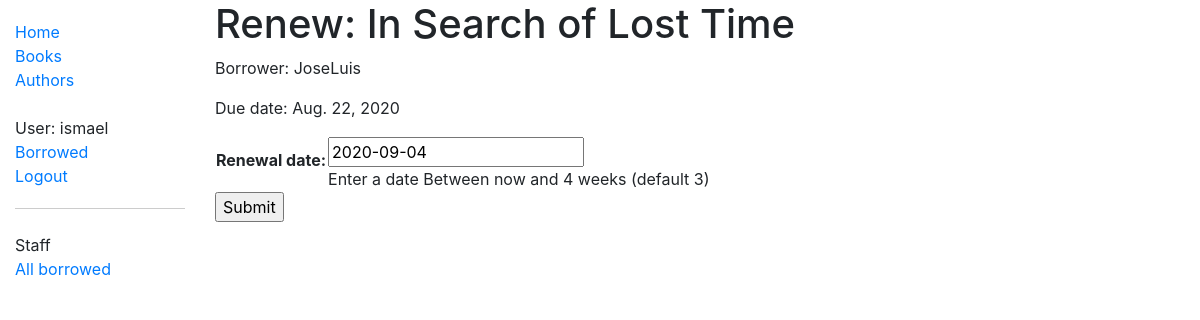
Page /catalog/book/db13694e-2292-4c88-b55b-200c5551c44e/renew/ (signed in) on the committed database.
### catalog/models.py (models this page shows, shortened)
class BookInstance(models.Model):
    id = models.UUIDField(primary_key=True, default=uuid.uuid4,
                          help_text='Unique ID for this particular instance of the book')
    book = models.ForeignKey('Book', on_delete=models.SET_NULL, null=True)
    imprint = models.CharField(max_length=200)
    due_back = models.DateField(null=True, blank=True)
    LOAN_STATUS = (
        ('m', 'Maintenance'),
        ('o', 'On loan'),
        ('a', 'Available'),
        ('r', 'Reserved'),
    )
    status = models.CharField(max_length=1, choices=LOAN_STATUS,
                              blank=True, default='m', help_text='Book availability')
    borrower = models.ForeignKey(
        User, on_delete=models.SET_NULL, null=True, blank=True)
    @property
    def is_overdue(self):
        if self.due_back and date.today() > self.due_back:
            return True
        return False
    class Meta:
        ordering = ['due_back']
        permissions = (
            ("can_mark_returned", "Set book as returned"),
        )

class Book(models.Model):
    title = models.CharField(max_length=200)
    author = models.ForeignKey('Author', on_delete=models.SET_NULL, null=True)
    summary = models.TextField(
        max_length=1000, help_text='Enter a brief description of the book')
    isbn = models.CharField(
        'ISBN', max_length=13, help_text='13 Character <a href="https://www.isbn-international.org/content/what-isbn">ISBN number</a>')
    language = models.ForeignKey(
        'Language', on_delete=models.SET_NULL, null=True)
    genre = models.ManyToManyField(
        Genre, help_text='Select a genre for this book')
    def display_genre(self):
        return ', '.join(genre.name for genre in self.genre.all()[:3])
    display_genre.short_description = 'Genre'

### catalog/views.py (the view)
# urls.py: path('book/<uuid:pk>/renew/', views.renew_book_librarian,
@login_required
@permission_required('catalog.can_mark_returned', raise_exception=True)
def renew_book_librarian(request, pk):
    book_instance = get_object_or_404(BookInstance, pk=pk)
    if request.method == 'POST':
        form = RenewBookForm(request.POST)
        if form.is_valid():
            book_instance.due_back = form.cleaned_data['renewal_date']
            book_instance.save()
            return HttpResponseRedirect(reverse('all-borrowed'))
    else:
        proposed_renewal_date = datetime.date.today() + datetime.timedelta(weeks=3)
        form = RenewBookForm(initial={'renewal_date': proposed_renewal_date})
    context = {
        'form': form,
        'book_instance': book_instance,
    }
    return render(request, 'catalog/book_renew_librarian.html', context)

### catalog/forms.py (shortened to what this page needs)
class RenewBookForm(forms.Form):
    renewal_date = forms.DateField(
        help_text="Enter a date Between now and 4 weeks (default 3)", required=True)

### catalog/templates/catalog/book_renew_librarian.html (shortened to what this page needs)
{% extends 'base_generic.html' %}
{% block content %}
<h1>Renew: {{book_instance.book.title}}</h1>
<p>Borrower: {{book_instance.borrower}}</p>
<p {%if book_instance.is_overdue %} class="text-danger" {% endif %}>Due date: {{book_instance.due_back}}</p>
<form action="" method="post">
    <table>
        {{form.as_table}}
    </table>
    <input type="submit" value="Submit">
</form>
{% endblock content %}

### catalog/templates/base_generic.html (shortened to what this page needs)
<!DOCTYPE html>
<html lang="en">
<head>
  <link rel="stylesheet" href="https://stackpath.bootstrapcdn.com/bootstrap/4.1.3/css/bootstrap.min.css"
 />
  {% load static %}
  <link rel="stylesheet" href="{% static 'css/styles.css' %}" />
</head>
<body>
  <div class="container-fluid">
    <div class="row">
      <div class="col-sm-2">
        {% block sidebar %}
        <ul class="sidebar-nav">
          <li><a href="{% url 'index' %}">Home</a></li>
          <li><a href="{% url 'books' %}">Books</a></li>
          <li><a href="{% url 'authors' %}">Authors</a></li>
          <br>
          {% if user.is_authenticated %}
          <li>User: {{ user.get_username }}</li>
          <li><a href="{% url 'my-borrowed' %}">Borrowed</a></li>
          <li style="border-bottom: 1px solid rgba(0, 0, 0, 0.2); padding-bottom: 20px;"><a
              href="{% url 'logout' %}">Logout</a></li>
            {% if perms.catalog.can_mark_returned %}
            <br>
            <li>Staff</li>
            <li><a href="{%url 'all-borrowed'%}">All borrowed</a></li>
            {% endif %}
          {% else %}
          <li style="border-bottom: 1px solid rgba(0, 0, 0, 0.2); padding-bottom: 20px;"><a
              href="{% url 'login'%}?next={{request.path}}">Login</a></li>
          {% endif %}
        </ul>
        {% endblock sidebar %}
      </div>
      <div class="col-sm-10 ">{% block content %}{% endblock content %}
      </div>
    </div>
  </div>
</body>
</html>

### catalog/static/css/styles.css (style rules this page uses)
.sidebar-nav { margin-top: 20px; padding: 0; list-style: none; }

### rows in the picture
BookInstance: book "In Search of Lost Time", borrower "JoseLuis", due_back "Aug. 22, 2020"

### other values in the picture
{{ user.get_username }} "ismael"
